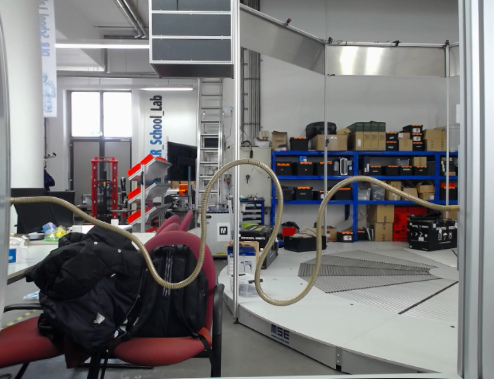
#> input picture Drahterfassung_OpenCV/Bilder/Test6.png, 494 x 379 px, found by its file name
$ python Mask_Cleanup_2.py
#> lines starting #> are read from the running program, lines starting #| are printed output that depends on the picture; after the words box and inside, x2 and y2 are one past the last pixel; in counts of white or black regions, pixels touching at a corner belong together
### Drahterfassung_OpenCV/Color_Detection.py
"""
===========================
@Author  : aguajardo<aguajardo.me>
@Version: 1.0    24/03/2017
This is a color detection method that allows to focus onto the
color being detected with color variance.
===========================
"""

import cv2
import numpy as np


# an image or saved image will be color processed and the masks will be returned in an array
def color_vision(color, focus, bands, thresh, scale, name=None, image=None):
    # the bands will be saved into an array of masks
    masks = colorDetect(bands, color, focus, scale, name=name, image=image)
#> in colorDetect, img is the input picture: shape (379, 494, 3); mean B, G, R 120.9, 120.2, 121.5
#> in colorDetect, `hsv = cv2.cvtColor(img, cv2.COLOR_RGB2HSV)`: hsv: shape (379, 494, 3); mean H, S, V 77.6, 32.1, 127
#> in colorDetect, `mask = cv2.inRange(hsv, min_a, max_a)`:
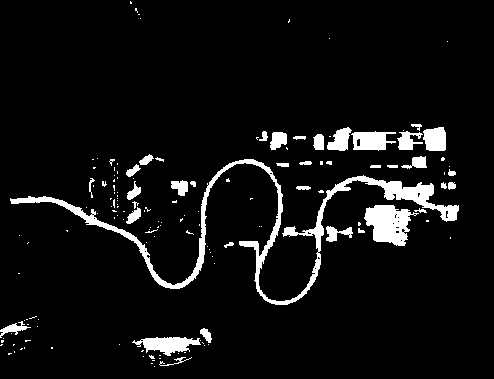
#> mask: shape (379, 494); 6.4% white; 150 white regions (112 under 20 px), largest, box (x1, y1, x2, y2) and area: (10, 159, 459, 305) 5187, (364, 205, 419, 246) 1399, (132, 337, 201, 356) 728
#> after the loop in colorDetect, `for i in range(bands):`:
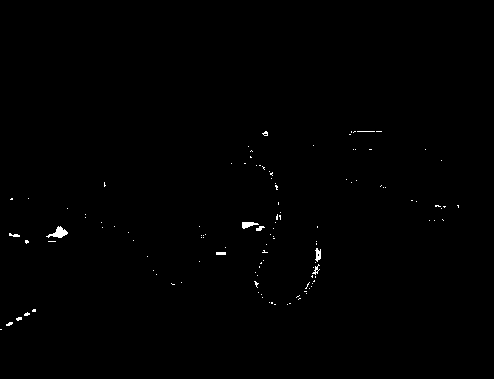
#> mask: shape (379, 494); 0.39% white; 119 white regions (112 under 20 px), largest, box (x1, y1, x2, y2) and area: (46, 226, 68, 238) 124, (242, 222, 259, 229) 72, (315, 248, 321, 262) 56
#> after the loop in colorDetect, `for i in range(bands):`: list = 10 items; maxp = 50; minp = 25
#> masks = 10 items
    rows, cols = masks[2].shape
#> rows = 379; cols = 494

    # an empty numpy array will be generated with the shape of the masks
    sum_mask = np.zeros((rows, cols), np.uint8)

    # all masks will be added together in a numpy array
    for i in range(len(masks)-3):
        sum_mask += masks[3+i]
#> this loop made 7 passes
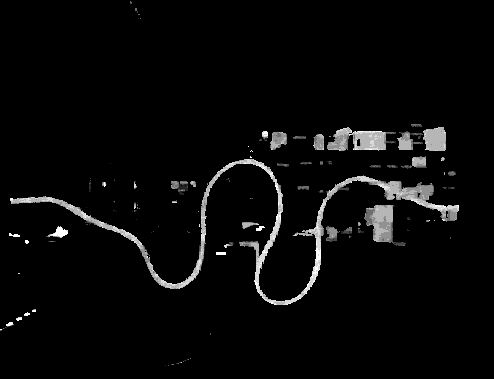
#> sum_mask: shape (379, 494); min 0, max 7, mean 0.243; drawn with min black and max white

    # any value above 'thresh' will be set to 1 and all the other values will be set to 0 creating a binary mask
    for i in range(rows):
        for j in range(cols):
            if sum_mask[i, j] >= thresh:
                sum_mask[i, j] = 1
            else:
                sum_mask[i, j] = 0
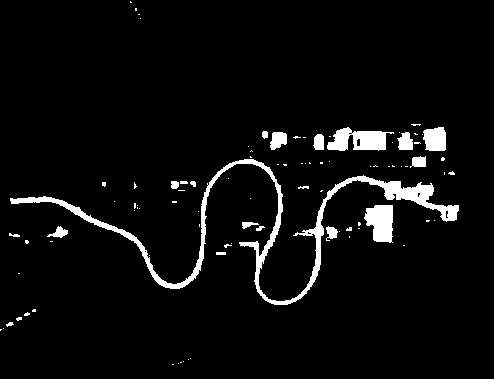
#> sum_mask: shape (379, 494); values 0 (black) and 1 (white), 4.8% white; 92 white regions (72 under 20 px), largest, box (x1, y1, x2, y2) and area: (10, 159, 459, 305) 4926, (327, 127, 394, 151) 980, (364, 205, 393, 243) 844

    # morphological transformations will be applied to the resulting mask to be able to remove noise
    kernel = np.ones((1,1), np.uint8)
    # sum_mask = cv2.morphologyEx(sum_mask, cv2.MORPH_OPEN, kernel)
    # sum_mask = cv2.morphologyEx(sum_mask, cv2.MORPH_CLOSE, kernel)
    sum_mask = cv2.dilate(sum_mask, None, iterations=6)
#> sum_mask: shape (379, 494); values 0 (black) and 1 (white), 19.4% white; 12 white regions, largest, box (x1, y1, x2, y2) and area: (4, 118, 465, 311) 31896, (0, 303, 42, 337) 826, (41, 220, 74, 248) 738
# [4 lines of commented-out code are left out]
    sum_mask = cv2.erode(sum_mask, None, iterations=5)
#> sum_mask: shape (379, 494); values 0 (black) and 1 (white), 8.4% white; 15 white regions (5 under 20 px), largest, box (x1, y1, x2, y2) and area: (9, 123, 460, 306) 14884, (46, 225, 69, 243) 228, (0, 308, 37, 332) 211

    # resulting mask will be applied to the original image to see what the camera sees from the mask and saved to masks
    res = cv2.bitwise_and(masks[0], masks[0], mask=sum_mask)
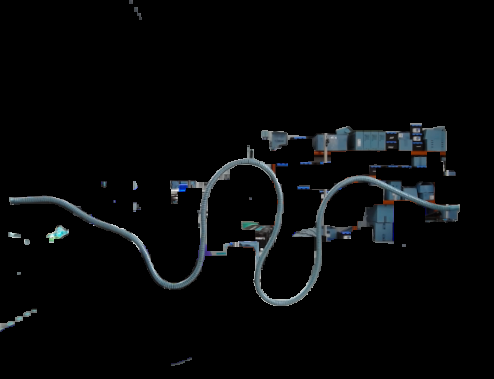
#> res: shape (379, 494, 3); mean of channels 0, 1, 2 8.7, 8, 6.8; drawn as B, G, R
    masks.append(res)
    masks.append(sum_mask)
    return masks


def colorDetect(bands, color, focus, scale, name=None, image=None):
    # when no file path was specified but an image was given then process the image if not then return None
    if name is None:
        if image is None:
            return None
        else:
            img = image
    else:
        img = cv2.imread(name)

    # image is resized
    img = cv2.resize(img, None, fx=scale, fy=scale)

    # image color format is changed from bgr to rgb
    img = cv2.cvtColor(img, cv2.COLOR_BGR2RGB)

    # the min hue and max hue are specified
    minp = color-focus[0]
    maxp = color

    # an Hue, Saturation, Value color formatted version of the image is saved on 'hsv' and saved to 'list' with original
    hsv = cv2.cvtColor(img, cv2.COLOR_RGB2HSV)
    list = [img, hsv]

    # the min range values for the color detection of OpenCV are initialized
    min_a = np.array([minp, focus[1], focus[3]])
    max_a = np.array([maxp, focus[2], focus[4]])

    # first band is calculated and saved in mask
    mask = cv2.inRange(hsv, min_a, max_a)

    # the process is repeated for the amount of bands needed
    for i in range(bands):
        minp += (focus[0])/bands
        maxp += (focus[0])/bands
        min_a = np.array([minp, focus[1], focus[3]])
        max_a = np.array([maxp, focus[2], focus[4]])
        mask = cv2.inRange(hsv, min_a, max_a)

        ret, mask_binary = cv2.threshold(mask, 1, 1, cv2.THRESH_BINARY)

        list.append(mask_binary)

    # masks and images are returned in an array of images
    return list


# no idea but it was recommended to write this here for the camera preview video stream
def nothing(x):
    pass


# a 'real-time' video stream of images processed by the color detection and sliders for the parameters will be shown
# [50 lines left out: function preview_colors, not called in this run]

### Drahterfassung_OpenCV/Mask_Cleanup_2.py
"""
===========================
@Author  : aguajardo<aguajardo.me>
@Version: 1.0    24/03/2017
This is a color detection method that allows to focus onto the
color being detected with color variance.
===========================
"""

import cv2
import numpy as np
import matplotlib.pyplot as plt
import Color_Detection as colors
from random import randint


class Agents:
    agents = []
    agents_temp = []


def sync_agents():
    Agents.agents = np.array(Agents.agents_temp)

def neighbours(x, y, image):
    img = image
    x_1, y_1, x1, y1 = x - 1, y - 1, x + 1, y + 1
    return [img[x_1][y], img[x][y1],  # u,ur,r,dr
            img[x1][y], img[x][y_1]]  # d,dl,l,ul


def alive(agent, mask):
    Agents.agents_temp.append(agent)
    mask[agent[0]][agent[1]] = 1


def dead(agent, mask):
    mask[agent[0]][agent[1]] = 0
    Agents.agents_temp.remove([agent[0], agent[1]])


def reproduce(agent, directions, mask):
    position = list(agent)
    random = randint(0, 3)
    if directions[random] == 0:
        if random == 0:
            position[1] += 1
            alive(position, mask)
            return
        if random == 1:
            position[0] += 1
            alive(position, mask)
            return
        if random == 2:
            position[1] -= 1
            alive(position, mask)
            return
        if random == 3:
            position[0] -= 1
            alive(position, mask)
            return


name = 'Bilder\Test6.png'
scale = 1
bands = 8
thresh = 3
color = 25
focus = [25, 35, 255, 35, 255]
images = colors.color_vision(color, focus, bands, thresh, scale, name)
#> images = 12 items

mask = np.array(images[len(images)-1])

roi = mask[190:215, 0:25]
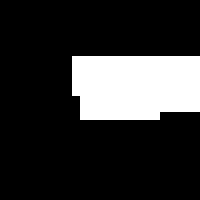
#> roi: shape (25, 25) (shown 8 times larger); values 0 (black) and 1 (white), 19.2% white; 1 white region, box (x1, y1, x2, y2) and area: (9, 7, 25, 15) 120
rows, cols = roi.shape
#> rows = 25; cols = 25

for x in range(cols):
    for y in range(rows):
        if roi[y][x] == 1:
            p_1 = [y+190+1, x+1]
            break
    if roi[y][x] == 1:
        p_1 = [y+190+1, x+1]
        break

cv2.imshow('roi', roi*255)
rows, cols = mask.shape
#> rows = 379; cols = 494
print([rows, cols])
#| [379, 494]
new_mask = np.zeros((rows, cols), np.uint8)


ret, mask = cv2.threshold(mask, 0, 1, cv2.THRESH_BINARY_INV)


alive(p_1, new_mask)
sync_agents()

cv2.imshow('original', mask*255)

while True:
    temp = cv2.bitwise_or(mask, new_mask)
#> temp: shape (379, 494); values 0 (black) and 1 (white), 91.6% white; 15 black regions (5 under 20 px), largest, box (x1, y1, x2, y2) and area: (9, 123, 460, 306) 14883, (46, 225, 69, 243) 228, (0, 308, 37, 332) 211
    u, r, d, l = neighbours(Agents.agents[len(Agents.agents)-1][0], Agents.agents[len(Agents.agents)-1][1], temp)
#> in neighbours, `x_1, y_1, x1, y1 = x - 1, y - 1, x + 1, y + 1`: x_1 = 197; y_1 = 9; x1 = 199; y1 = 11
#> u = 0; r = 0; d = 0; l = 0
    connections = u+r+d+l
#> connections = 0
    directions = [r, d, l, u]
#> directions = [0, 0, 0, 0]
    if connections <= 2:
        reproduce(Agents.agents[len(Agents.agents)-1], directions, new_mask)
#> in reproduce, `position = list(agent)`: position = [198, 10]
#> in alive (call 2), `mask[agent[0]][agent[1]] = 1`:
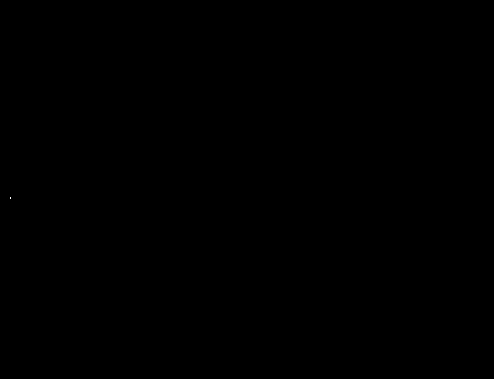
#> mask: shape (379, 494); values 0 (black) and 1 (white), 0% white in thin lines or dots, all inside (x1, y1, x2, y2) = (10, 197, 11, 199)
        sync_agents()
    else:
        length = len(Agents.agents)
        while len(Agents.agents)!= 1 and len(Agents.agents) > length-4:
            dead(Agents.agents[len(Agents.agents)-1], new_mask)
            sync_agents()

    print(len(Agents.agents))

    cv2.imshow('New', temp * 255)
    k = cv2.waitKey(5) & 0xFF
#> (key Esc is pressed here)
    if k == 27:
        break

sum = 0
for i in range(rows):
    for j in range(cols):
       if new_mask[i][j]==1:
           sum+=1
#> after the loop, sum = 2
print(sum)
#| 2

cv2.destroyAllWindows()
